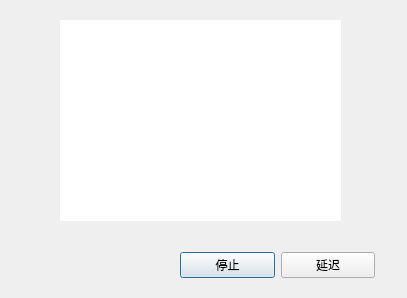
<?xml version="1.0" encoding="UTF-8"?>
<ui version="4.0">
 <class>Dialog</class>
 <widget class="QDialog" name="Dialog">
  <property name="windowModality">
   <enum>Qt::ApplicationModal</enum>
  </property>
  <property name="geometry">
   <rect>
    <x>0</x>
    <y>0</y>
    <width>407</width>
    <height>298</height>
   </rect>
  </property>
  <property name="windowTitle">
   <string>Dialog</string>
  </property>
  <widget class="QListWidget" name="listWidget">
   <property name="geometry">
    <rect>
     <x>60</x>
     <y>20</y>
     <width>281</width>
     <height>201</height>
    </rect>
   </property>
   <property name="frameShape">
    <enum>QFrame::NoFrame</enum>
   </property>
  </widget>
  <widget class="QWidget" name="horizontalLayoutWidget">
   <property name="geometry">
    <rect>
     <x>180</x>
     <y>250</y>
     <width>195</width>
     <height>30</height>
    </rect>
   </property>
   <layout class="QHBoxLayout" name="horizontalLayout">
    <item>
     <widget class="QPushButton" name="Stop">
      <property name="text">
       <string>停止</string>
      </property>
     </widget>
    </item>
    <item>
     <widget class="QPushButton" name="Delay">
      <property name="text">
       <string>延迟</string>
      </property>
     </widget>
    </item>
   </layout>
  </widget>
 </widget>
 <resources/>
 <connections>
  <connection>
   <sender>Stop</sender>
   <signal>clicked()</signal>
   <receiver>Dialog</receiver>
   <slot>accept()</slot>
   <hints>
    <hint type="sourcelabel">
     <x>252</x>
     <y>260</y>
    </hint>
    <hint type="destinationlabel">
     <x>115</x>
     <y>261</y>
    </hint>
   </hints>
  </connection>
 </connections>
</ui>
